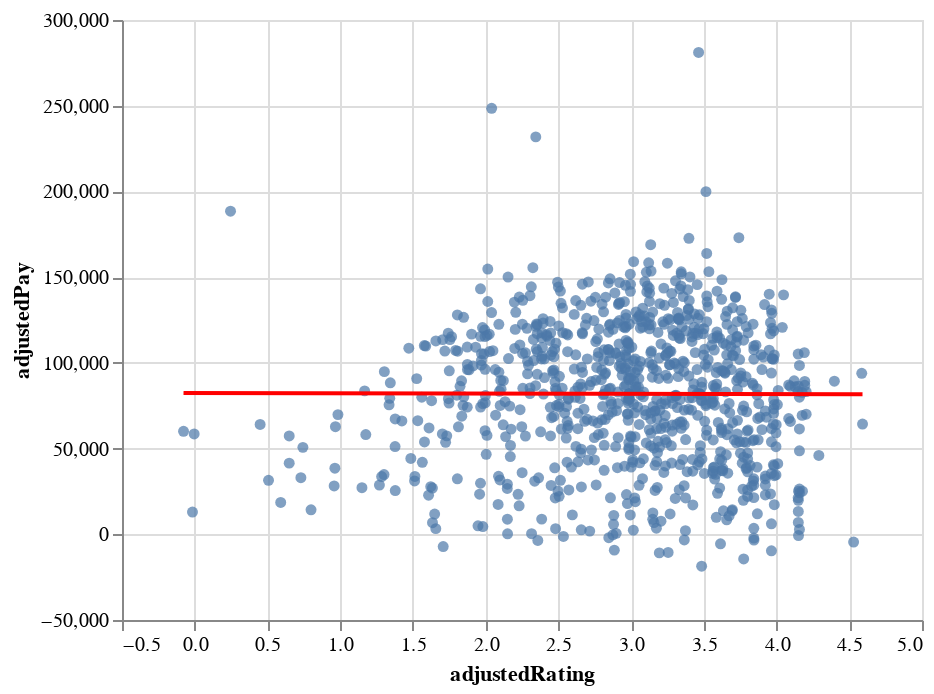

This figure's notebook cell:
### Markdown cell above
Once accounting for department, our data points are more centered and consistent.

### Code cell
line = aChart.transform_regression("adjustedRating", "adjustedPay", method="linear").mark_line(color="red")

aChart + line

### Figure 1 — Vega-Lite specification as saved in the notebook (floating-point values rounded to 4 significant figures; data arrays with more than 128 entries replaced by an {"elided": "..."} marker saying what was removed)
{"config": {"view": {"continuousWidth": 400, "continuousHeight": 300}}, "layer": [{"mark": "circle", "encoding": {"x": {"field": "adjustedRating", "type": "quantitative"}, "y": {"field": "adjustedPay", "type": "quantitative"}}}, {"mark": {"type": "line", "color": "red"}, "encoding": {"x": {"field": "adjustedRating", "type": "quantitative"}, "y": {"field": "adjustedPay", "type": "quantitative"}}, "transform": [{"on": "adjustedRating", "regression": "adjustedPay", "method": "linear"}]}], "data": {"name": "data-db2ded3e2178c3cf0379638802e15b8f"}, "$schema": "https://vega.github.io/schema/vega-lite/v4.17.0.json", "datasets": {"data-db2ded3e2178c3cf0379638802e15b8f": {"elided": "892 records"}}}
